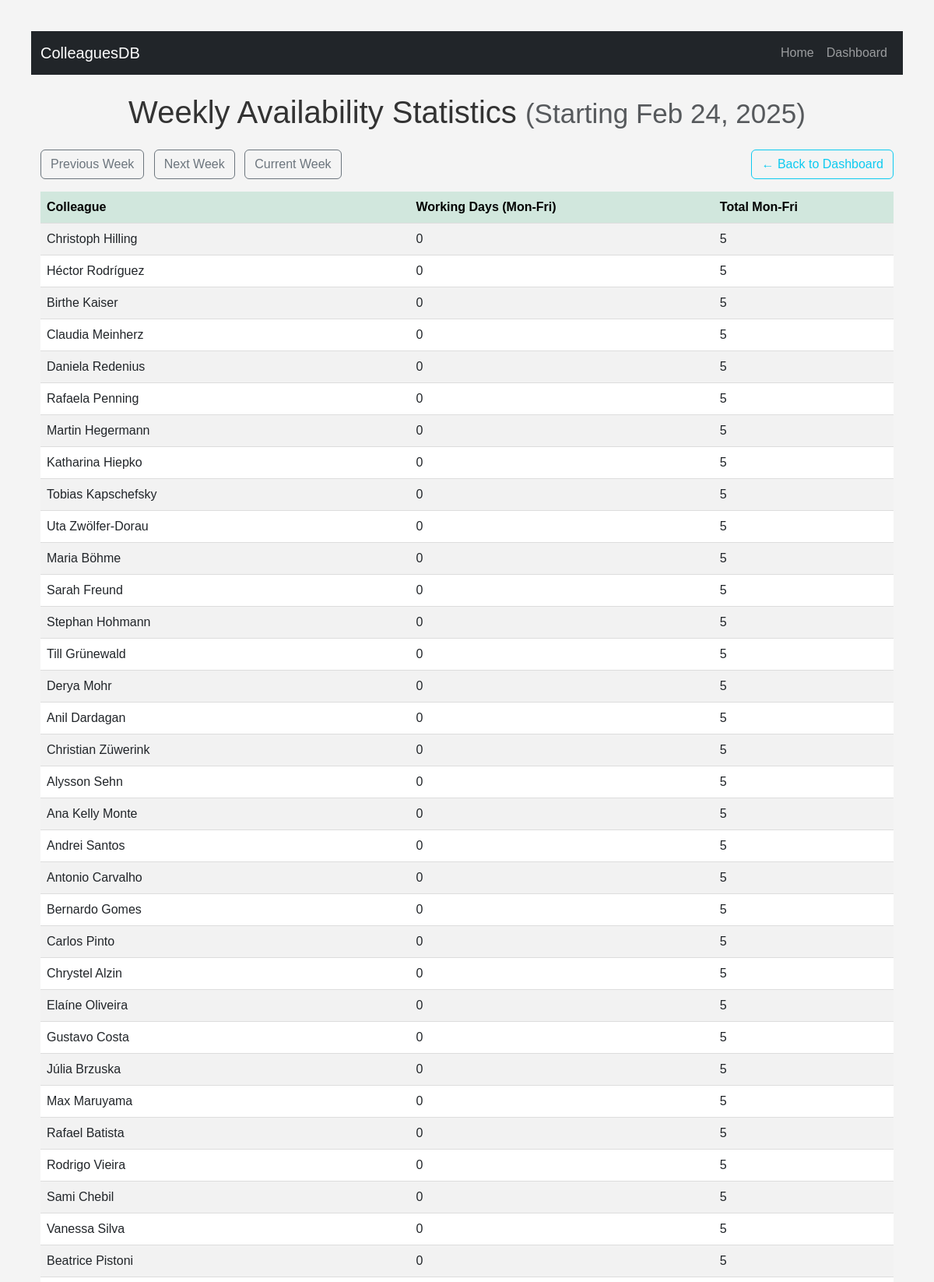
The app's page /stats?start=2025-02-24 (upper part) with its own data.
### myapp/models.py (models this page shows)
class Colleague(db.Model):
    id = db.Column(db.Integer, primary_key=True)
    name = db.Column(db.String(100), nullable=False)
    department = db.Column(db.String(50))
    country = db.Column(db.String(50))

### myapp/__main__.py (the view)
@app.route('/stats')
def stats():
    start_str = request.args.get('start', None)
    if start_str:
        try:
            start_date = datetime.strptime(start_str, "%Y-%m-%d").date()
        except ValueError:
            start_date = get_current_monday()
    else:
        start_date = get_current_monday()
    num_days = 5  # only Mon-Fri
    date_columns = [start_date + timedelta(days=i) for i in range(num_days)]
    colleagues = Colleague.query.all()
    entries = CalendarEntry.query.filter(
        CalendarEntry.date >= start_date,
        CalendarEntry.date < start_date + timedelta(days=num_days)
    ).all()
    working_counts = {}
    for colleague in colleagues:
        working_counts[colleague.id] = 0
    for e in entries:
        if e.entry_type == "Working":
            working_counts[e.colleague_id] += 1
    stats_data = []
    for colleague in colleagues:
        stats_data.append({
            "colleague": colleague,
            "working_days": working_counts[colleague.id],
            "total_days": 5
        })
    prev_monday = (start_date - timedelta(days=7)).strftime("%Y-%m-%d")
    next_monday = (start_date + timedelta(days=7)).strftime("%Y-%m-%d")
    current_monday = get_current_monday().strftime("%Y-%m-%d")
    return render_template(
        "stats.html",
        start_date=start_date,
        stats_data=stats_data,
        prev_link=url_for('stats', start=prev_monday),
        next_link=url_for('stats', start=next_monday),
        current_link=url_for('stats', start=current_monday),
    )

### myapp/__main__.py (called while the page is built)
def get_current_monday():
    print("DEBUG: datetime.now() =", datetime.now())
    print("DEBUG: System weekday() is:", datetime.now().weekday())
    override = os.environ.get('FAKE_CURRENT_DATE')
    if override:
        forced_date = datetime.strptime(override, "%Y-%m-%d").date()
        return forced_date - timedelta(days=forced_date.weekday())
    else:
        today = datetime.now().date()
        return today - timedelta(days=today.weekday())

### myapp/templates/stats.html
{% extends "base.html" %}
{% block content %}
<h1 class="mb-4 text-center">
  Weekly Availability Statistics
  <small class="text-muted">(Starting {{ start_date.strftime("%b %d, %Y") }})</small>
</h1>
<div class="d-flex justify-content-between align-items-center mb-3">
  <div>
    <a class="btn btn-outline-secondary me-2" href="{{ prev_link }}">Previous Week</a>
    <a class="btn btn-outline-secondary me-2" href="{{ next_link }}">Next Week</a>
    <a class="btn btn-outline-secondary me-2" href="{{ current_link }}">Current Week</a>
  </div>
  <a class="btn btn-outline-info" href="{{ url_for('dashboard') }}">
    ← Back to Dashboard
  </a>
</div>
<div class="table-responsive">
  <table class="table table-striped table-hover align-middle">
    <thead class="table-success">
      <tr>
        <th>Colleague</th>
        <th>Working Days (Mon-Fri)</th>
        <th>Total Mon-Fri</th>
      </tr>
    </thead>
    <tbody>
      {% for item in stats_data %}
      <tr>
        <td>{{ item.colleague.name }}</td>
        <td>{{ item.working_days }}</td>
        <td>{{ item.total_days }}</td>
      </tr>
      {% endfor %}
    </tbody>
  </table>
</div>
{% endblock %}

### myapp/static/style.css (style rules this page uses)
body { font-family: Arial, sans-serif; margin: 20px; padding: 20px; background-color: #f4f4f4; }
h1 { text-align: center; color: #333; }
th, td { padding: 12px; text-align: left; border-bottom: 1px solid #ddd; }
th { background-color: #4CAF50; color: white; }

### records on screen
Colleague: colleague.name "Christoph Hilling"
Colleague: colleague.name "Héctor Rodríguez"
Colleague: colleague.name "Birthe Kaiser"
Colleague: colleague.name "Claudia Meinherz"
Colleague: colleague.name "Daniela Redenius"
Colleague: colleague.name "Rafaela Penning"
Colleague: colleague.name "Martin Hegermann"
Colleague: colleague.name "Katharina Hiepko"
Colleague: colleague.name "Tobias Kapschefsky"
Colleague: colleague.name "Uta Zwölfer-Dorau"
Colleague: colleague.name "Maria Böhme"
Colleague: colleague.name "Sarah Freund"
Colleague: colleague.name "Stephan Hohmann"
Colleague: colleague.name "Till Grünewald"
Colleague: colleague.name "Derya Mohr"
Colleague: colleague.name "Anil Dardagan"
Colleague: colleague.name "Christian Züwerink"
Colleague: colleague.name "Alysson Sehn"
Colleague: colleague.name "Ana Kelly Monte"
Colleague: colleague.name "Andrei Santos"
Colleague: colleague.name "Antonio Carvalho"
Colleague: colleague.name "Bernardo Gomes"
Colleague: colleague.name "Carlos Pinto"
Colleague: colleague.name "Chrystel Alzin"
Colleague: colleague.name "Elaíne Oliveira"
Colleague: colleague.name "Gustavo Costa"
Colleague: colleague.name "Júlia Brzuska"
Colleague: colleague.name "Max Maruyama"
Colleague: colleague.name "Rafael Batista"
Colleague: colleague.name "Rodrigo Vieira"
Colleague: colleague.name "Sami Chebil"
Colleague: colleague.name "Vanessa Silva"
Colleague: colleague.name "Beatrice Pistoni"

### other values on screen
{{ start_date.strftime("%b %d, %Y") }} "Feb 24, 2025"
{{ item.working_days }} "0" "0" "0" "0" "0" "0" "0" "0" "0" "0" "0" "0" "0" "0" "0" "0" "0" "0" "0" "0" "0" "0" "0" "0" "0" "0" "0" "0" "0" "0" "0" "0" "0"
{{ item.total_days }} "5" "5" "5" "5" "5" "5" "5" "5" "5" "5" "5" "5" "5" "5" "5" "5" "5" "5" "5" "5" "5" "5" "5" "5" "5" "5" "5" "5" "5" "5" "5" "5" "5"
